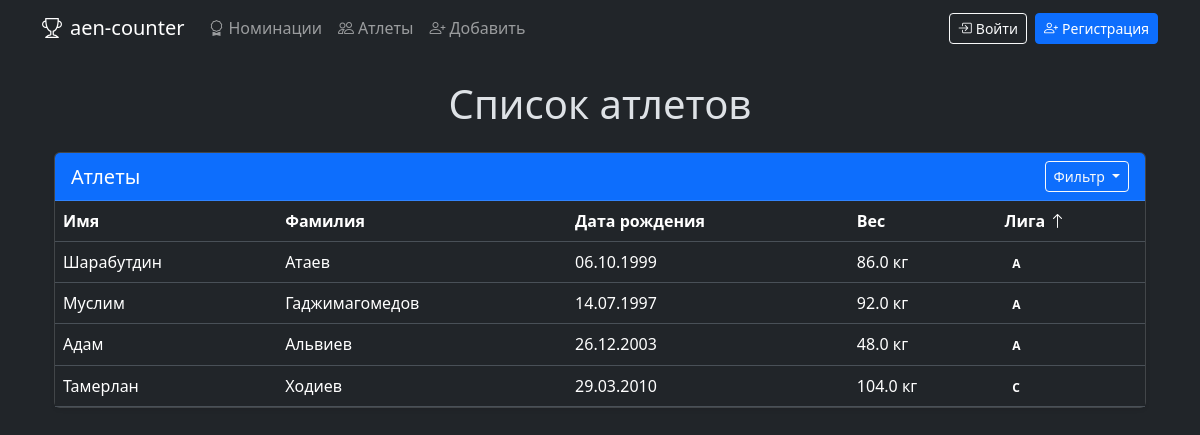
/athlets?sort=league&order=asc, run on the app's committed database.
### data/athletes.py (models this page shows)
class Athlete(SqlAlchemyBase):
    __tablename__ = 'athletes'
    id = sa.Column(sa.Integer, primary_key=True, autoincrement=True)
    name = sa.Column(sa.String, nullable=False)
    surname = sa.Column(sa.String, nullable=False)
    birth_date = sa.Column(sa.Date, nullable=False)
    weight = sa.Column(sa.Float)
    league = sa.Column(sa.Integer)

### main.py (the view)
@app.route('/athlets')
def athlets():
    db_sess = db_session.create_session()
    sort_by = request.args.get('sort')
    sort_order = request.args.get('order')
    query = db_sess.query(Athlete)
    if sort_by == 'surname':
        if sort_order == 'asc':
            query = query.order_by(Athlete.surname.asc())
        else:
            query = query.order_by(Athlete.surname.desc())
    elif sort_by == 'weight':
        if sort_order == 'asc':
            query = query.order_by(Athlete.weight.asc())
        else:
            query = query.order_by(Athlete.weight.desc())
    elif sort_by == 'league':
        if sort_order == 'asc':
            query = query.order_by(Athlete.league.asc())
        else:
            query = query.order_by(Athlete.league.desc())
    athletes = query.all()
    return render_template('list_athlets.html', athletes=athletes, title='Атлеты')

### data/db_session.py (called while the page is built)
def create_session() -> Session:
    global __factory
    return __factory()

### templates/list_athlets.html (shortened to what this page needs)
{% extends "base.html" %}
{% block content %}
<div class="container mt-4">
    <h1 class="text-center mb-4">Список атлетов</h1>
    <div class="card shadow-sm">
        <div class="card-header bg-primary text-white">
            <div class="d-flex justify-content-between align-items-center">
                <h5 class="mb-0">Атлеты</h5>
                <div class="dropdown">
                    <button class="btn btn-sm btn-outline-light dropdown-toggle" type="button" id="sortDropdown"
                            data-bs-toggle="dropdown" aria-expanded="false">
                        Фильтр
                    </button>
                </div>
            </div>
        </div>
        <div class="table-responsive">
            <table class="table table-hover mb-0">
                <thead class="thead-light">
                    <tr>
                        <th scope="col" class="text-nowrap">Имя</th>
                        <th scope="col" class="text-nowrap">
                            Фамилия
                        </th>
                        <th scope="col" class="text-nowrap">Дата рождения</th>
                        <th scope="col" class="text-nowrap">
                            Вес
                        </th>
                        <th scope="col" class="text-nowrap">
                            Лига
                            {% if request.args.get('sort') == 'league' %}
                                {% if request.args.get('order') == 'asc' %}
                                    <i class="bi bi-arrow-up"></i>
                                {% else %}
                                    <i class="bi bi-arrow-down"></i>
                                {% endif %}
                            {% endif %}
                        </th>
                    </tr>
                </thead>
                <tbody>
                    {% for athlete in athletes %}
                    <tr>
                        <td>{{ athlete.name }}</td>
                        <td>{{ athlete.surname }}</td>
                        <td>{{ athlete.birth_date.strftime('%d.%m.%Y') }}</td>
                        <td>{{ athlete.weight }} кг</td>
                        <td>
                            <span class="badge
                                {% if athlete.league == 0 %}
                                {% elif athlete.league == 1 %}
                                {% elif athlete.league == 2 %}
                                {% endif %}">
                                {% if athlete.league == 0 %}А
                                {% elif athlete.league == 1 %}Б
                                {% elif athlete.league == 2 %}C
                                {% elif athlete.league == 3 %}О
                                {% endif %}
                            </span>
                        </td>
                    </tr>
                    {% endfor %}
                </tbody>
            </table>
        </div>
    </div>
</div>
{% endblock %}

### data on the page
Athlete: name "Шарабутдин", surname "Атаев", birth_date "06.10.1999", weight "86.0", league "А"
Athlete: name "Муслим", surname "Гаджимагомедов", birth_date "14.07.1997", weight "92.0", league "А"
Athlete: name "Адам", surname "Альвиев", birth_date "26.12.2003", weight "48.0", league "А"
Athlete: name "Тамерлан", surname "Ходиев", birth_date "29.03.2010", weight "104.0", league "C"
